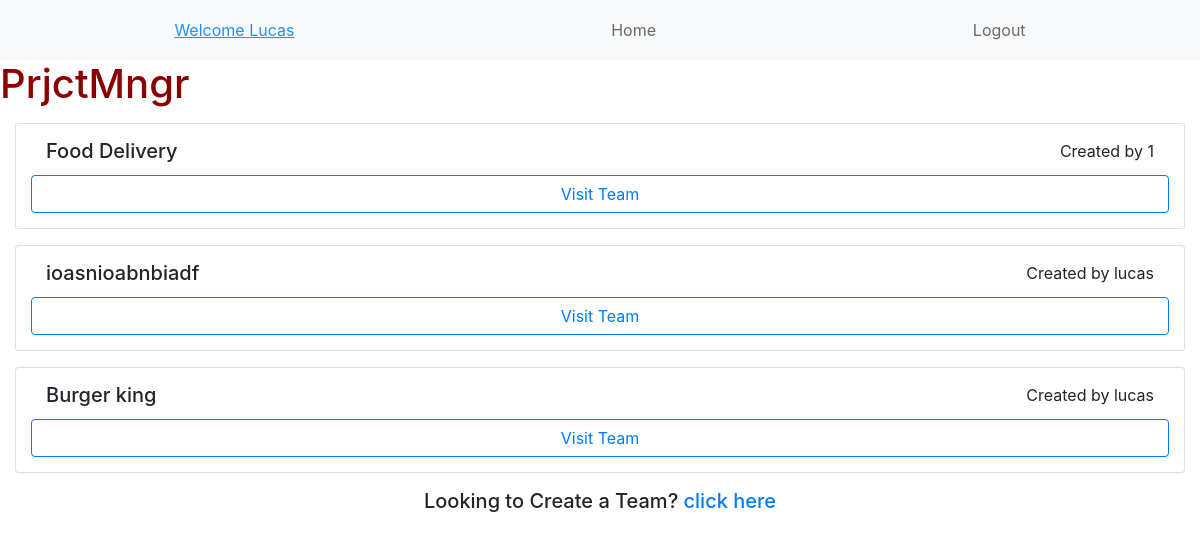
Page / (signed in) on the committed database.
### team/models.py (models this page shows)
class User(AbstractUser):
    friends = models.ManyToManyField('self', related_name='friends', blank=True)

class Team(models.Model):
    name = models.CharField(max_length=50, unique=True)
    creator = models.ForeignKey(User, on_delete=models.CASCADE, related_name='teams_created',null=True)
    members = models.ManyToManyField('User', related_name='teams', blank=True)
    deadline = models.DateField(default=datetime.date.today)
    description = models.TextField(blank=True,default='')
    archived = models.BooleanField(default=False)
    admins = models.ManyToManyField('User', related_name='admins', blank=True)

### team/views.py (the view)
# urls.py: path('', views.index, name='index'),
def index(request):
    if request.user.is_authenticated:
        user = request.user
        teams=[]
        for team in Team.objects.all():
            if team.members.filter(id=user.id).exists():
                teams.append(team)
        return render(request, 'index.html', {'teams':teams})
    else:
        return render(request, 'register.html')

### team/templates/index.html (shortened to what this page needs)
{% extends "layout.html" %}
{% block body %}
    {% if teams %}
        {% for team in teams %}
            <div class="card mb-3" style="margin: 15px;padding: 15px;">
                <div class="row" style="justify-content: space-between;margin-left: 15px;margin-right: 15px;">
                    <h5 class="card-title">{{ team.name }}</h5>
                    <p class="card-text">Created by {{ team.creator }}</p>
                </div>
                <form action="edit_members/{{ team.name }}" style="text-align: center">
                    <input style="width:100%;" type="submit" class="btn btn-outline-primary" value="Visit Team">
                </form>
            </div>
        {% endfor %}
    {% else %}
        <h3 style="text-align: center;margin-top:40px" >Look's Like There's Nothing here.</h3>
    {% endif %}
            <h5 style="text-align: center">Looking to Create a Team? <a href ="create_team" > click here</a></h5>
{% endblock %}

### team/templates/layout.html (shortened to what this page needs)
{% load static %}
<!DOCTYPE html>
<html lang="en">
<head>
    <link rel="stylesheet" href="https://stackpath.bootstrapcdn.com/bootstrap/4.4.1/css/bootstrap.min.css">
    <link rel="stylesheet" href="{% static '../static/styles.css' %}">
</head>
<body>
<nav class="navbar navbar-expand-lg navbar-light bg-light" style="justify-content: space-around; height: 60px;">
    {% if user.is_authenticated %}
        <a style="color:dodgerblue;text-decoration: underline" >Welcome {{ user.username.capitalize }}</a>
        <a class="links" href="{% url 'index' %}">Home</a>
        <a class="links" href="{% url 'logout' %}">Logout</a>
    {% else %}
        <a class="links" href="{% url 'login' %}">Login</a>
        <a class="links" href="{% url 'register' %}">Register</a>
    {% endif %}
</nav>
<h1 style="color:darkred">PrjctMngr</h1>
{% block body %}
{% endblock %}
</body>
</html>

### rows in the picture
User: username "Lucas"
Team: name "Food Delivery", creator "1"
Team: name "ioasnioabnbiadf", creator "lucas"
Team: name "Burger king", creator "lucas"
